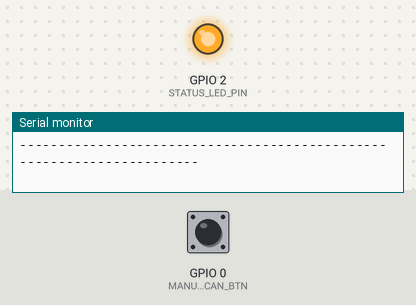
Bench run of a sketch on a simulated ESP32-S3. Shown: output pins drawn as LEDs (lit = HIGH), the last lines printed to the serial monitor. The inputs (shaded band) are chosen by the test bench; at power-on: GPIO 0 (MANUAL_SCAN_BTN) HIGH. WiFi joins after 1.5 s; servers stay silent unless stated; uploads are accepted with an empty reply.

Above: at 3.8 s.
3.9 s: GPIO 0 (MANUAL_SCAN_BTN) pulled LOW for 3.2 s
At 8.6 s:
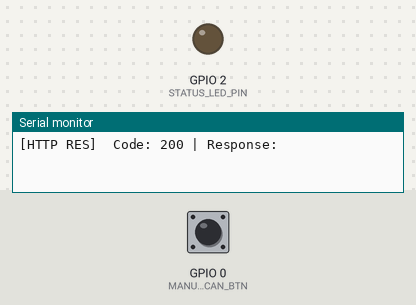
Timing chart, 0 to 10.1 s (numbered marks = the images above; inputs shaded):
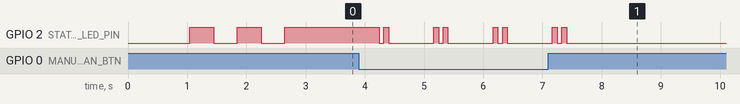

The sketch:

esp32_attendance_node.ino
```cpp
/**
 * ========================================================================================
 * VoltCore Apex Academia - ESP32 Smart Lab Attendance Node
 * Anna University / MIT Campus - Department of Electronics Engineering
 * ----------------------------------------------------------------------------------------
 * File: esp32_attendance_node.ino
 * Target: ESP32 Dev Module (WROOM-32 / ESP32-S3)
 * Compatible with: Physical Hardware (MFRC522 SPI) & Wokwi Online Simulation
 * Features:
 *   - Auto Wi-Fi Connection (supports Wokwi-GUEST for simulator & campus LAN)
 *   - Simulated Student RFID Card Cycles (Ashok Kumar A, Kavitha Raman, etc.)
 *   - Physical MFRC522 SPI pinout mapping (GPIO 5, 18, 19, 22, 23)
 *   - Non-blocking FreeRTOS / millis() scan dispatch engine
 *   - HTTP POST REST Client with structured JSON payloads
 *   - On-board Status LED diagnostics (GPIO 2)
 * ========================================================================================
 */

#include <WiFi.h>
#include <HTTPClient.h>

// ==========================================
// 1. NETWORK & TELEMETRY CONFIGURATION
// ==========================================
// Note: For Wokwi Simulation, SSID "Wokwi-GUEST" with empty password works automatically.
const char* WIFI_SSID     = "Wokwi-GUEST";
const char* WIFI_PASSWORD = "";

// IP Address of the host machine running attendance_server.py (Port 5000)
// In Wokwi simulation, use your public IP or ngrok/local bridge, or test against local LAN
const char* SERVER_ENDPOINT = "http://10.0.2.2:5000/api/attendance"; // Wokwi NAT gateway to localhost

// Node Hardware Identifier
const char* NODE_ID = "ESP32_MIT_IOT_LAB_01";
const char* LAB_LOCATION = "MIT Chromepet - Embedded Systems Lab 304";

// ==========================================
// 2. PIN DEFINITIONS
// ==========================================
#define STATUS_LED_PIN    2   // Built-in Blue LED on ESP32 Dev Module
#define MANUAL_SCAN_BTN   0   // Boot button on GPIO 0 for instant manual scan trigger

// MFRC522 Hardware SPI Pins (when attached)
#define SS_PIN            5   // SPI Chip Select (SDA)
#define RST_PIN           22  // Reset pin
#define SCK_PIN           18  // SPI Clock
#define MOSI_PIN          23  // SPI Master Out Slave In
#define MISO_PIN          19  // SPI Master In Slave Out

// ==========================================
// 3. STUDENT ROSTER SIMULATION DATA
// ==========================================
struct StudentCard {
    const char* student_id;
    const char* student_name;
    const char* rfid_uid;
    const char* department;
};

const StudentCard ROSTER[] = {
    {
        "2023MITEC042",
        "Ashok Kumar A",
        "E2 80 6F 3B",
        "Dept of Electronics Engg"
    },
    {
        "2023MITEC015",
        "Kavitha Raman",
        "C3 4D 8A 11",
        "Dept of Electronics Engg"
    },
    {
        "MIT-FAC-019",
        "Dr. K. S. Parthasarathy",
        "A4 12 99 F0",
        "Faculty / Mentor"
    },
    {
        "UNKNOWN-TAG-99",
        "Unregistered Visitor",
        "FF FF FF FF",
        "Guest"
    }
};

const int ROSTER_SIZE = sizeof(ROSTER) / sizeof(ROSTER[0]);
int current_card_index = 0;

// Non-blocking timer variables
unsigned long lastScanTime = 0;
const unsigned long SCAN_INTERVAL_MS = 15000; // Auto-simulate tap every 15 seconds

// ==========================================
// 4. FUNCTION PROTOTYPES
// ==========================================
void connectToWiFi();
bool dispatchAttendanceRecord(const StudentCard& card);
void flashLed(int times, int delayMs);
void printBanner();

// ==========================================
// 5. SETUP ROUTINE
// ==========================================
void setup() {
    Serial.begin(115200);
    delay(1000);

    pinMode(STATUS_LED_PIN, OUTPUT);
    digitalWrite(STATUS_LED_PIN, LOW);

    pinMode(MANUAL_SCAN_BTN, INPUT_PULLUP);

    printBanner();
    connectToWiFi();

    Serial.println(F("[SYSTEM] Initialization complete. Scan simulation loop active."));
    Serial.println(F("[SYSTEM] Tip: Press the onboard BOOT button (GPIO 0) for an instant tap."));
    Serial.println(F("----------------------------------------------------------------------\n"));
}

// ==========================================
// 6. MAIN LOOP
// ==========================================
void loop() {
    unsigned long currentMillis = millis();

    // Check Wi-Fi link health
    if (WiFi.status() != WL_CONNECTED) {
        Serial.println(F("[WIFI WARN] Connection lost. Attempting reconnection..."));
        connectToWiFi();
    }

    // Check if manual trigger button pressed
    bool manualTrigger = (digitalRead(MANUAL_SCAN_BTN) == LOW);

    if (manualTrigger || (currentMillis - lastScanTime >= SCAN_INTERVAL_MS)) {
        lastScanTime = currentMillis;

        // Select student card
        const StudentCard& activeCard = ROSTER[current_card_index];
        Serial.println(F("\n========================================================"));
        Serial.printf("[CARD DETECTED] Simulated RFID Tap: %s\n", activeCard.rfid_uid);
        Serial.printf("  Student Name : %s\n", activeCard.student_name);
        Serial.printf("  Roll Number  : %s\n", activeCard.student_id);
        Serial.printf("  Department   : %s\n", activeCard.department);
        Serial.println(F("========================================================"));

        // Transmit HTTP POST payload
        bool success = dispatchAttendanceRecord(activeCard);

        if (success) {
            flashLed(2, 80); // Quick double flash for success
        } else {
            flashLed(5, 50); // Rapid blink for network warning
        }

        // Advance to next card in roster
        current_card_index = (current_card_index + 1) % ROSTER_SIZE;

        // Debounce if button was held
        if (manualTrigger) {
            delay(400);
        }
    }

    delay(50); // Low CPU power pause
}

// ==========================================
// 7. WI-FI CONNECTION HANDLER
// ==========================================
void connectToWiFi() {
    Serial.printf("[WIFI] Connecting to SSID: '%s' ...\n", WIFI_SSID);
    WiFi.mode(WIFI_STA);
    WiFi.begin(WIFI_SSID, WIFI_PASSWORD);

    int attempts = 0;
    while (WiFi.status() != WL_CONNECTED && attempts < 25) {
        digitalWrite(STATUS_LED_PIN, !digitalRead(STATUS_LED_PIN)); // Toggle LED
        delay(400);
        Serial.print(F("."));
        attempts++;
    }

    if (WiFi.status() == WL_CONNECTED) {
        digitalWrite(STATUS_LED_PIN, HIGH);
        Serial.println(F("\n[WIFI] Connected Successfully!"));
        Serial.printf("  IP Address   : %s\n", WiFi.localIP().toString().c_str());
        Serial.printf("  Subnet Mask  : %s\n", WiFi.subnetMask().toString().c_str());
        Serial.printf("  Gateway IP   : %s\n", WiFi.gatewayIP().toString().c_str());
        Serial.printf("  RSSI Signal  : %d dBm\n", WiFi.RSSI());
        Serial.printf("  MAC Address  : %s\n", WiFi.macAddress().c_str());
    } else {
        digitalWrite(STATUS_LED_PIN, LOW);
        Serial.println(F("\n[WIFI ERROR] Failed to connect to access point. Will retry in loop."));
    }
}

// ==========================================
// 8. HTTP REST DISPATCH LOGIC
// ==========================================
bool dispatchAttendanceRecord(const StudentCard& card) {
    if (WiFi.status() != WL_CONNECTED) {
        Serial.println(F("[HTTP ERROR] Cannot dispatch. Wi-Fi not connected."));
        return false;
    }

    HTTPClient http;
    http.begin(SERVER_ENDPOINT);
    http.addHeader("Content-Type", "application/json");
    http.addHeader("X-Node-ID", NODE_ID);
    http.setTimeout(4000); // 4 second timeout

    // Construct JSON payload
    char jsonBuffer[384];
    snprintf(
        jsonBuffer,
        sizeof(jsonBuffer),
        "{\"student_id\":\"%s\",\"node_id\":\"%s\",\"rfid_uid\":\"%s\",\"rssi\":%d}",
        card.student_id,
        NODE_ID,
        card.rfid_uid,
        WiFi.RSSI()
    );

    Serial.printf("[HTTP POST] Target: %s\n", SERVER_ENDPOINT);
    Serial.printf("[PAYLOAD]   %s\n", jsonBuffer);

    int httpResponseCode = http.POST((uint8_t*)jsonBuffer, strlen(jsonBuffer));

    if (httpResponseCode > 0) {
        String response = http.getString();
        Serial.printf("[HTTP RES]  Code: %d | Response: %s\n", httpResponseCode, response.c_str());
        http.end();
        return (httpResponseCode == 200 || httpResponseCode == 201);
    } else {
        Serial.printf("[HTTP FAIL] Connection error: %s (Code: %d)\n",
            http.errorToString(httpResponseCode).c_str(),
            httpResponseCode
        );
        http.end();
        return false;
    }
}

// ==========================================
// 9. HELPER FUNCTIONS
// ==========================================
void flashLed(int times, int delayMs) {
    for (int i = 0; i < times; i++) {
        digitalWrite(STATUS_LED_PIN, HIGH);
        delay(delayMs);
        digitalWrite(STATUS_LED_PIN, LOW);
        delay(delayMs);
    }
}

void printBanner() {
    Serial.println(F("\n"));
    Serial.println(F("======================================================================"));
    Serial.println(F("       VOLTCORE APEX ACADEMIA - ESP32 IOT ATTENDANCE NODE             "));
    Serial.println(F("     Madras Institute of Technology (MIT) Campus, Anna University     "));
    Serial.println(F("              Department of Electronics Engineering                   "));
    Serial.println(F("======================================================================"));
    Serial.printf("  Target Node ID  : %s\n", NODE_ID);
    Serial.printf("  Lab Facility    : %s\n", LAB_LOCATION);
    Serial.println(F("======================================================================\n"));
}
```

Measured:
- after the input at 3.9 s, GPIO 2 (STATUS_LED_PIN): HIGH → LOW after 0.34 s, then repeats every 1.0 s: HIGH 0.08 s, LOW 0.76 s, HIGH 0.08 s, LOW 0.08 s, until it stays LOW from 7.4 s
